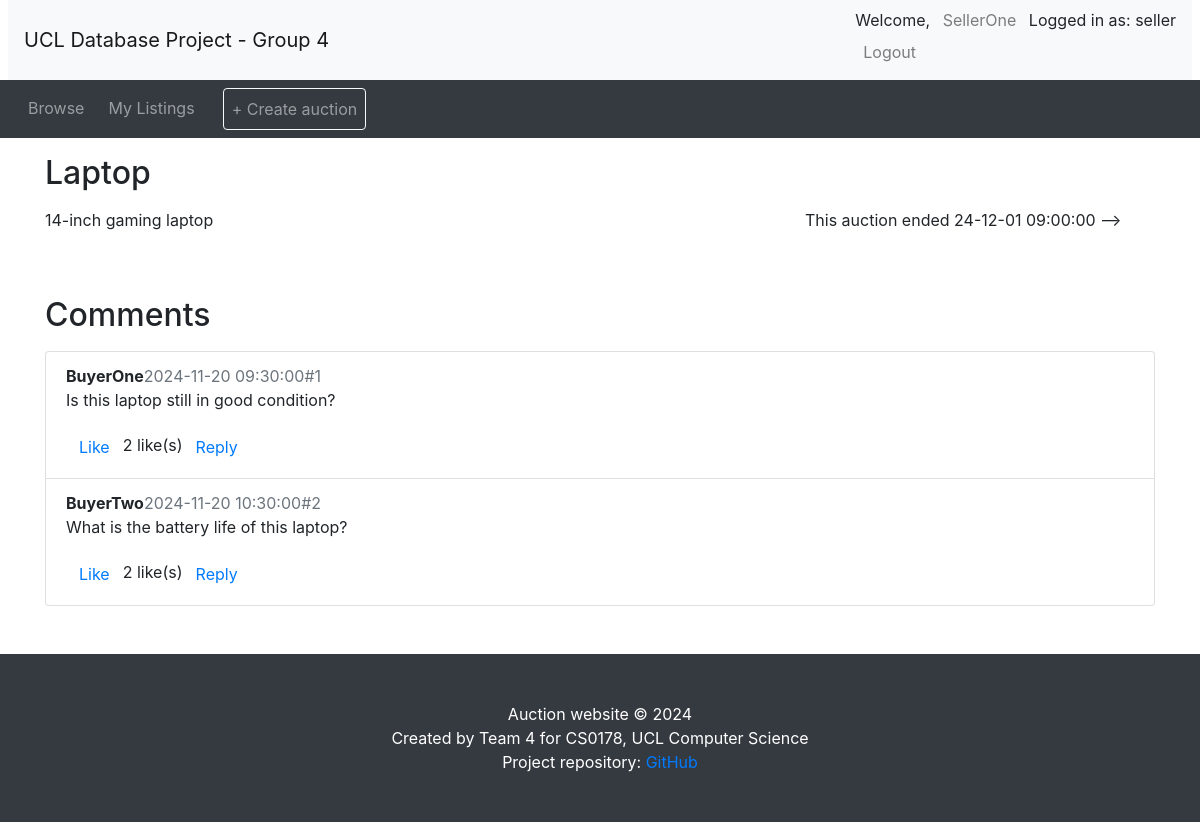
The page /listing.php?item_id=1 (signed in) on the database its author committed.
### tables this page shows
CREATE TABLE `auctions` (
    `item_id` INT PRIMARY KEY AUTO_INCREMENT,
    `title` VARCHAR(50) UNIQUE NOT NULL,
    `details` TEXT,
    `category` VARCHAR(30) NOT NULL,
    `startPrice` DECIMAL(10, 2) NOT NULL,
    `reservePrice` DECIMAL(10, 2) DEFAULT 0,
    `startDate` DATETIME NOT NULL,
    `endDate` DATETIME NOT NULL,
    `seller_id` INT NOT NULL,
    `status` ENUM('active', 'closed', 'cancelled') NOT NULL DEFAULT 'active',
    FOREIGN KEY (`seller_id`) REFERENCES `seller` (`user_id`) ON DELETE CASCADE
);

CREATE TABLE `comments` (
    `comment_id` INT PRIMARY KEY AUTO_INCREMENT,
    `item_id` INT NOT NULL,
    `buyer_id` INT NOT NULL,
    `time` DATETIME NOT NULL,
    `content` VARCHAR(1023) NOT NULL,
    `parent_comment_id` INT,
    FOREIGN KEY (`item_id`) REFERENCES `auctions` (`item_id`) ON DELETE CASCADE,
    FOREIGN KEY (`buyer_id`) REFERENCES `user` (`user_id`) ON DELETE CASCADE,
    FOREIGN KEY (`parent_comment_id`) REFERENCES `comments` (`comment_id`) ON DELETE CASCADE
);

CREATE TABLE `profile` (
    `email`  VARCHAR(100) PRIMARY KEY,
    `username` VARCHAR(50) NOT NULL,
    `tel` VARCHAR(15) DEFAULT NULL,
    `address` VARCHAR(100) DEFAULT NULL,
    FOREIGN KEY (`email`) REFERENCES `user` (`email`) ON DELETE CASCADE
);

### listing.php (the view, shortened to what this page needs)
<?php include_once("header.php") ?>
<?php require("my_db_connect.php") ?>
<?php
if (!isset($_GET['item_id'])) {
    $item_id = $_SESSION['viewing'];
} else {
    $item_id = $_GET['item_id'];
}
$sql = "SELECT * FROM auctions WHERE item_id = '$item_id';";
$result = mysqli_query($con, $sql);
$fetch = mysqli_fetch_array($result);
$title = $fetch['title'];
$status = $fetch['status'];
$description = $fetch['details'];
$end_time = new DateTime($fetch['endDate']);
$now = new DateTime();
?>
<div class="container">
    <div class="row">
        <div class="col-sm-8">
            <h2 class="my-3"><?php echo ($title); ?></h2>
        </div>
    </div>
    <div class="row">
        <div class="col-sm-8">
            <div class="itemDescription">
                <?php echo ($description); ?>
            </div>
        </div>
        <div class="col-sm-4">
            <p>
                <?php if ($status == 'cancelled') { ?>
                    This auction was cancelled by its owner.
                <?php } else if ($now > $end_time): ?>
                        This auction ended <?php echo (date_format($end_time, 'y-m-d H:i:s')) ?>
            <?php endif ?> -->
        </div>
    </div>
</div>
<?php
$comments_sql = "SELECT c.comment_id, c.buyer_id, c.time, c.content, u.username, c.parent_comment_id
                 FROM user
                 JOIN comments c ON user.user_id = c.buyer_id
                 JOIN profile u ON user.email = u.email
                 WHERE c.item_id = $item_id
                 ORDER BY c.time ASC";
$comments_result = mysqli_query($con, $comments_sql);
$comment_count = 0;
$comment_order = [];
while ($comment = mysqli_fetch_assoc($comments_result)) {
    $comment_count++;
    $comment_order[$comment['comment_id']] = $comment_count;
}
mysqli_data_seek($comments_result, 0);
?>
<div class="container mt-5" id="comments-section">
    <h2>Comments</h2>
    <ul class="list-group mt-3">
        <?php if (mysqli_num_rows($comments_result) > 0): ?>
            <?php
            while ($comment = mysqli_fetch_assoc($comments_result)) {
                echo '<li class="list-group-item">';
                echo '<strong>' . htmlspecialchars($comment['username']) . '</strong>';
                echo '<span class="text-muted">' . date("Y-m-d H:i:s", strtotime($comment['time'])) . '</span>';
                echo '<span class="text-muted">#' . $comment_order[$comment['comment_id']] . '</span>';
                echo '<p>' . nl2br(htmlspecialchars($comment['content'])) . '</p>';
                echo '<div class="comment-actions">';
                echo '<button class="btn btn-link" onclick="likeComment(' . $comment['comment_id'] . ')">Like</button>';
                $likes_sql = 'SELECT COUNT(*) AS likes FROM comment_likes WHERE comment_id = ' . $comment['comment_id'];
                $likes_result = mysqli_query($con, $likes_sql);
                $likes_row = mysqli_fetch_assoc($likes_result);
                echo '<span>' . $likes_row['likes'] . ' like(s)</span>';
                echo '<button class="btn btn-link" onclick="showReplyForm(' . $comment['comment_id'] . ')">Reply</button>';
                echo '</div>';
                echo '</li>';
            }
            ?>
        <?php else: ?>
            <p>No comments yet. Be the first to comment!</p>
        <?php endif; ?>
    </ul>
</div>
<?php include_once("footer.php") ?>

### rows shown on the page
auctions: title "Laptop", details "14-inch gaming laptop", endDate "24-12-01 09:00:00"
comments: profile.username "BuyerOne", time "2024-11-20 09:30:00", comment_id "1", content "Is this laptop still in good condition?", likes "2"
comments: profile.username "BuyerTwo", time "2024-11-20 10:30:00", comment_id "2", content "What is the battery life of this laptop?", likes "2"

### other values the page prints
$_SESSION['username'] "SellerOne"
$_SESSION['account_type'] "seller"
